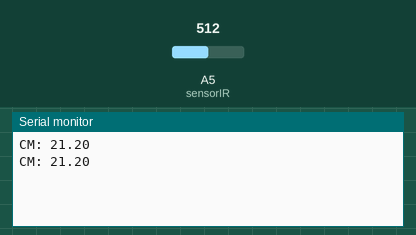
This sketch was run on a simulated Arduino Uno, built with avr-gcc and run on an emulated ATmega328P. Shown: the last lines printed to the serial monitor. The inputs (shaded band) are chosen by the test bench; at power-on: A5 (sensorIR) = 512.

Above: at 1.3 s.
1.4 s: A5 (sensorIR) set to 0
At 2.4 s:
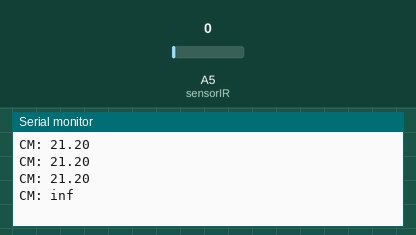
4.0 s: A5 (sensorIR) set to 122
At 4.4 s:
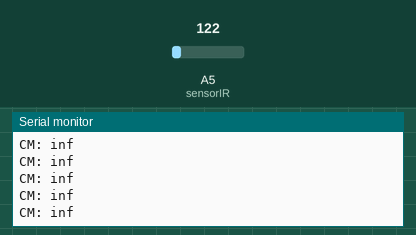

The sketch:

sharp_simple.ino
```cpp
#define sensorIR A5

float sensorValue;
float cm;

void setup() {
  Serial.begin(9600);
}

void loop() {
  sensorValue = analogRead(sensorIR);
  cm = 10650.08 * pow(sensorValue,-0.935) - 10;
  delay(500);
  Serial.print("CM: ");
  Serial.println(cm);
}
```

Measured:
- after the input at 1.4 s, the serial monitor: prints a new line after 0.60 s (image 1)
